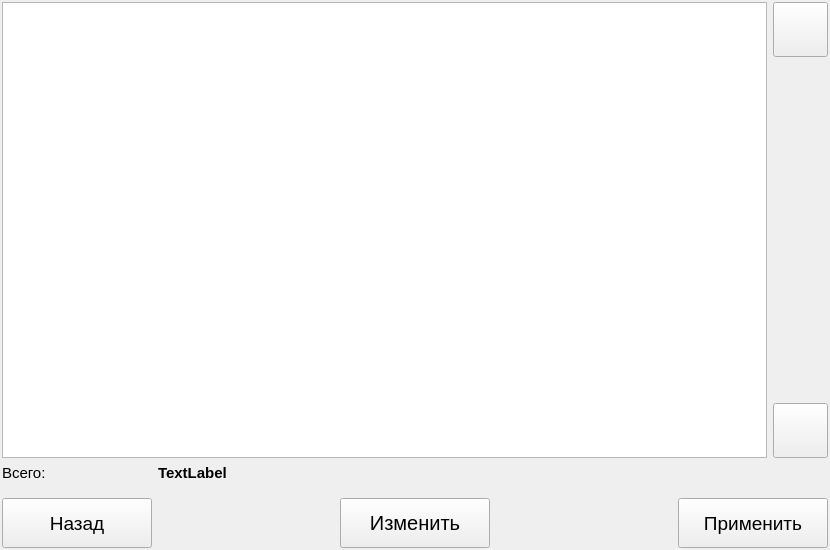
<?xml version="1.0" encoding="UTF-8"?>
<ui version="4.0">
 <class>VentilationConfigFrame</class>
 <widget class="QWidget" name="VentilationConfigFrame">
  <property name="geometry">
   <rect>
    <x>0</x>
    <y>0</y>
    <width>830</width>
    <height>550</height>
   </rect>
  </property>
  <property name="font">
   <font>
    <pointsize>11</pointsize>
   </font>
  </property>
  <property name="windowTitle">
   <string>Form</string>
  </property>
  <layout class="QGridLayout" name="gridLayout">
   <property name="leftMargin">
    <number>2</number>
   </property>
   <property name="topMargin">
    <number>2</number>
   </property>
   <property name="rightMargin">
    <number>2</number>
   </property>
   <property name="bottomMargin">
    <number>2</number>
   </property>
   <item row="3" column="0" colspan="3">
    <layout class="QHBoxLayout" name="horizontalLayout">
     <item>
      <widget class="QPushButton" name="btnReturn">
       <property name="minimumSize">
        <size>
         <width>150</width>
         <height>50</height>
        </size>
       </property>
       <property name="maximumSize">
        <size>
         <width>150</width>
         <height>50</height>
        </size>
       </property>
       <property name="font">
        <font>
         <pointsize>14</pointsize>
        </font>
       </property>
       <property name="text">
        <string>Назад</string>
       </property>
       <property name="icon">
        <iconset resource="../../Resources.qrc">
         <normaloff>:/Images/return.png</normaloff>:/Images/return.png</iconset>
       </property>
       <property name="iconSize">
        <size>
         <width>42</width>
         <height>42</height>
        </size>
       </property>
      </widget>
     </item>
     <item>
      <spacer name="horizontalSpacer_2">
       <property name="orientation">
        <enum>Qt::Horizontal</enum>
       </property>
       <property name="sizeHint" stdset="0">
        <size>
         <width>40</width>
         <height>20</height>
        </size>
       </property>
      </spacer>
     </item>
     <item>
      <widget class="QPushButton" name="btnEdit">
       <property name="minimumSize">
        <size>
         <width>150</width>
         <height>50</height>
        </size>
       </property>
       <property name="maximumSize">
        <size>
         <width>150</width>
         <height>50</height>
        </size>
       </property>
       <property name="font">
        <font>
         <pointsize>15</pointsize>
        </font>
       </property>
       <property name="text">
        <string>Изменить</string>
       </property>
       <property name="icon">
        <iconset resource="../../Resources.qrc">
         <normaloff>:/Images/icons8-edit-64.png</normaloff>:/Images/icons8-edit-64.png</iconset>
       </property>
       <property name="iconSize">
        <size>
         <width>42</width>
         <height>42</height>
        </size>
       </property>
      </widget>
     </item>
     <item>
      <spacer name="horizontalSpacer">
       <property name="orientation">
        <enum>Qt::Horizontal</enum>
       </property>
       <property name="sizeHint" stdset="0">
        <size>
         <width>40</width>
         <height>20</height>
        </size>
       </property>
      </spacer>
     </item>
     <item>
      <widget class="QPushButton" name="btnAccept">
       <property name="minimumSize">
        <size>
         <width>150</width>
         <height>50</height>
        </size>
       </property>
       <property name="maximumSize">
        <size>
         <width>150</width>
         <height>50</height>
        </size>
       </property>
       <property name="font">
        <font>
         <pointsize>14</pointsize>
        </font>
       </property>
       <property name="text">
        <string>Применить</string>
       </property>
       <property name="icon">
        <iconset resource="../../Resources.qrc">
         <normaloff>:/Images/accept.png</normaloff>:/Images/accept.png</iconset>
       </property>
       <property name="iconSize">
        <size>
         <width>42</width>
         <height>42</height>
        </size>
       </property>
      </widget>
     </item>
    </layout>
   </item>
   <item row="0" column="0" colspan="2">
    <widget class="QTableView" name="tableView">
     <property name="font">
      <font>
       <pointsize>12</pointsize>
      </font>
     </property>
     <property name="editTriggers">
      <set>QAbstractItemView::NoEditTriggers</set>
     </property>
    </widget>
   </item>
   <item row="2" column="0">
    <spacer name="verticalSpacer_2">
     <property name="orientation">
      <enum>Qt::Vertical</enum>
     </property>
     <property name="sizeType">
      <enum>QSizePolicy::Fixed</enum>
     </property>
     <property name="sizeHint" stdset="0">
      <size>
       <width>20</width>
       <height>10</height>
      </size>
     </property>
    </spacer>
   </item>
   <item row="0" column="2">
    <layout class="QVBoxLayout" name="verticalLayout">
     <property name="sizeConstraint">
      <enum>QLayout::SetMinAndMaxSize</enum>
     </property>
     <item>
      <widget class="QPushButton" name="btnUp">
       <property name="minimumSize">
        <size>
         <width>55</width>
         <height>55</height>
        </size>
       </property>
       <property name="maximumSize">
        <size>
         <width>55</width>
         <height>55</height>
        </size>
       </property>
       <property name="text">
        <string/>
       </property>
       <property name="icon">
        <iconset resource="../../Resources.qrc">
         <normaloff>:/Images/circled-up.png</normaloff>:/Images/circled-up.png</iconset>
       </property>
       <property name="iconSize">
        <size>
         <width>42</width>
         <height>42</height>
        </size>
       </property>
      </widget>
     </item>
     <item>
      <spacer name="verticalSpacer">
       <property name="orientation">
        <enum>Qt::Vertical</enum>
       </property>
       <property name="sizeHint" stdset="0">
        <size>
         <width>20</width>
         <height>40</height>
        </size>
       </property>
      </spacer>
     </item>
     <item>
      <widget class="QPushButton" name="btnDown">
       <property name="minimumSize">
        <size>
         <width>55</width>
         <height>55</height>
        </size>
       </property>
       <property name="maximumSize">
        <size>
         <width>55</width>
         <height>55</height>
        </size>
       </property>
       <property name="text">
        <string/>
       </property>
       <property name="icon">
        <iconset resource="../../Resources.qrc">
         <normaloff>:/Images/circled-down.png</normaloff>:/Images/circled-down.png</iconset>
       </property>
       <property name="iconSize">
        <size>
         <width>42</width>
         <height>42</height>
        </size>
       </property>
      </widget>
     </item>
    </layout>
   </item>
   <item row="1" column="0" colspan="3">
    <layout class="QHBoxLayout" name="horizontalLayout_2">
     <item>
      <widget class="QLabel" name="label_3">
       <property name="maximumSize">
        <size>
         <width>150</width>
         <height>16777215</height>
        </size>
       </property>
       <property name="text">
        <string>Всего:</string>
       </property>
      </widget>
     </item>
     <item>
      <widget class="QLabel" name="lblTotalPerf">
       <property name="font">
        <font>
         <pointsize>11</pointsize>
         <weight>75</weight>
         <bold>true</bold>
        </font>
       </property>
       <property name="text">
        <string>TextLabel</string>
       </property>
      </widget>
     </item>
    </layout>
   </item>
  </layout>
 </widget>
 <resources>
  <include location="../../Resources.qrc"/>
 </resources>
 <connections/>
</ui>
